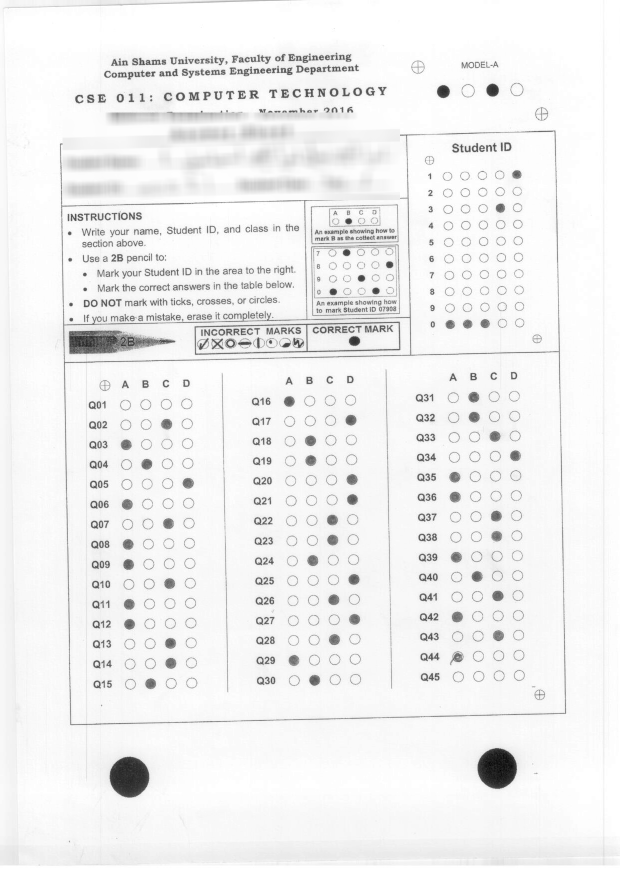
#> input picture 1Uncropped.png, 1240 x 1753 px (shown at 1/2 size)
$ python crop.py   (older library calls are emulated)
#> lines starting #> are read from the running program, lines starting #| are printed output that depends on the picture; after the words box and inside, x2 and y2 are one past the last pixel; in counts of white or black regions, pixels touching at a corner belong together
#! /usr/bin/python
# coding: utf-8

# In[6]:

from imutils.perspective import four_point_transform
from imutils import contours
import numpy as np
import argparse
import imutils
import cv2


# In[7]:

image_path='1Uncropped.png'


# In[8]:

img = cv2.imread(image_path)
#> img is the input picture: shape (1753, 1240, 3); min 0, max 255, mean 240.5
crop_img = img[650:1753, 10:1240]
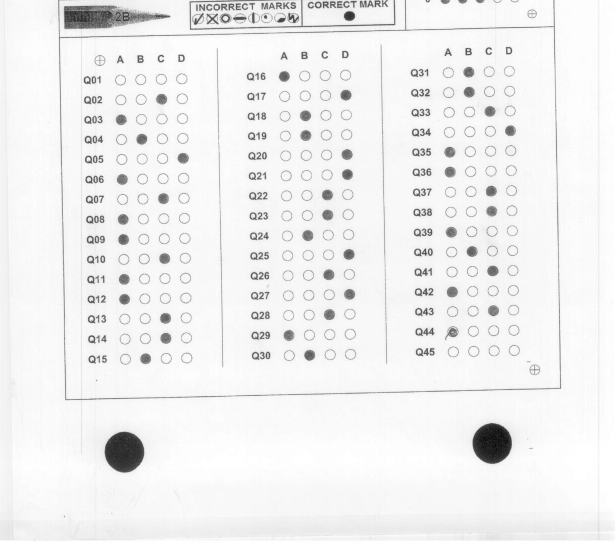
#> crop_img: shape (1103, 1230, 3) (shown at 1/2 size); min 0, max 255, mean 240.1


# In[9]:

image = crop_img
gray = cv2.cvtColor(image, cv2.COLOR_BGR2GRAY)
blurred = cv2.GaussianBlur(gray, (5, 5), 0)
edged = cv2.Canny(blurred, 75, 200)
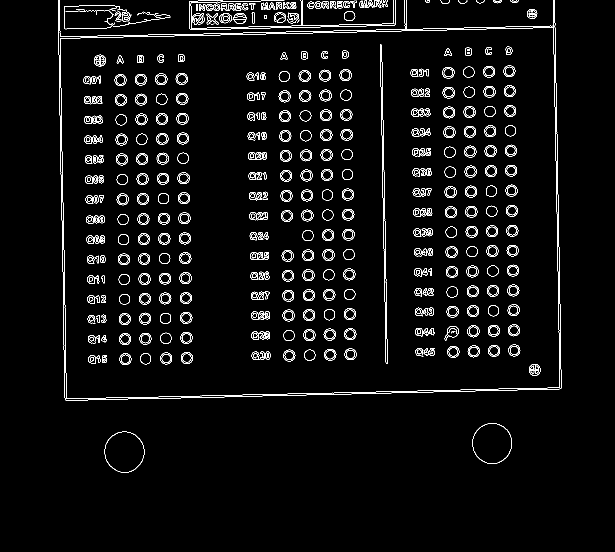
#> edged: shape (1103, 1230) (shown at 1/2 size); 3.6% white in thin lines or dots, all inside (x1, y1, x2, y2) = (116, 0, 1123, 946)


# In[10]:

cnts = cv2.findContours(edged.copy(), cv2.RETR_EXTERNAL,
    cv2.CHAIN_APPROX_SIMPLE)
#> cnts = 63 contours, 28 with area under 20; largest, box (x1, y1, x2, y2) and area: (118, 0, 1120, 798) 711614, (209, 863, 289, 946) 5040, (945, 846, 1024, 928) 4990, (466, 26, 493, 48) 422, (688, 22, 711, 42) 340
cnts = cnts[0] if imutils.is_cv2() else cnts[1]
docCnt = None


# In[11]:

if len(cnts) > 0:

	cnts = sorted(cnts, key=cv2.contourArea, reverse=True)
	for c in cnts:
		peri = cv2.arcLength(c, True)
		approx = cv2.approxPolyDP(c, 0.02 * peri, True)
		if len(approx) == 4:
			docCnt = approx
			break
#> this loop made 32 passes
#> (peri, docCnt) on pass 32: (30, [[392, 9], [392, 21], [395, 21], [395, 9]])
#> peri on passes 1 to 6: 5938.8, 266.4, 264.7, 78.77, 69.7, 77.84


# In[12]:

# cv2.drawContours(image, [docCnt], -1, (0, 255, 0), 3)


# In[13]:

paper = four_point_transform(image, docCnt.reshape(4, 2))
warped = four_point_transform(gray, docCnt.reshape(4, 2))
#> warped = [[182, 130, 193], [165, 88, 175], [178, 103, 187], [174, 102, 192], [176, 101, 197], [176, 102, 188], [174, 96, 178], [182, 103, 179], [185, 103, 176], [181, 102, 181], [186, 108, 187], [198, 110, 174]]


# In[ ]:

cv2.namedWindow("elContour el gamel", cv2.WINDOW_NORMAL)
imS = cv2.resize(paper, (600, 600))
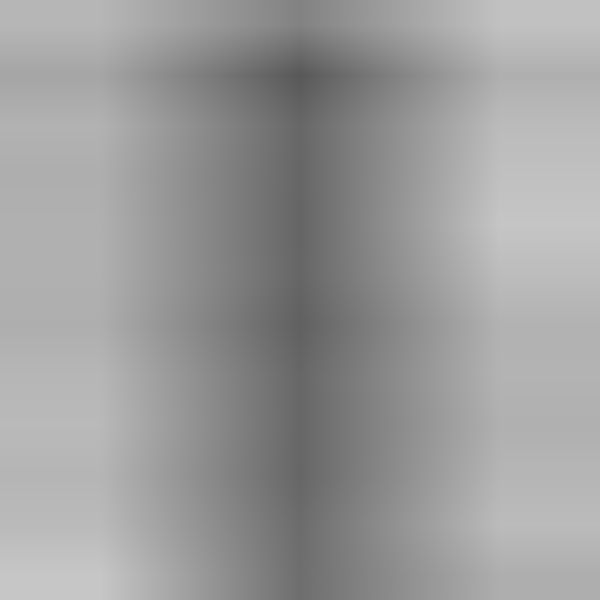
#> imS: shape (600, 600, 3); min 88, max 198, mean 155.8
cv2.imshow("elContour el gamel", imS)
cv2.waitKey(0)


# In[ ]:
